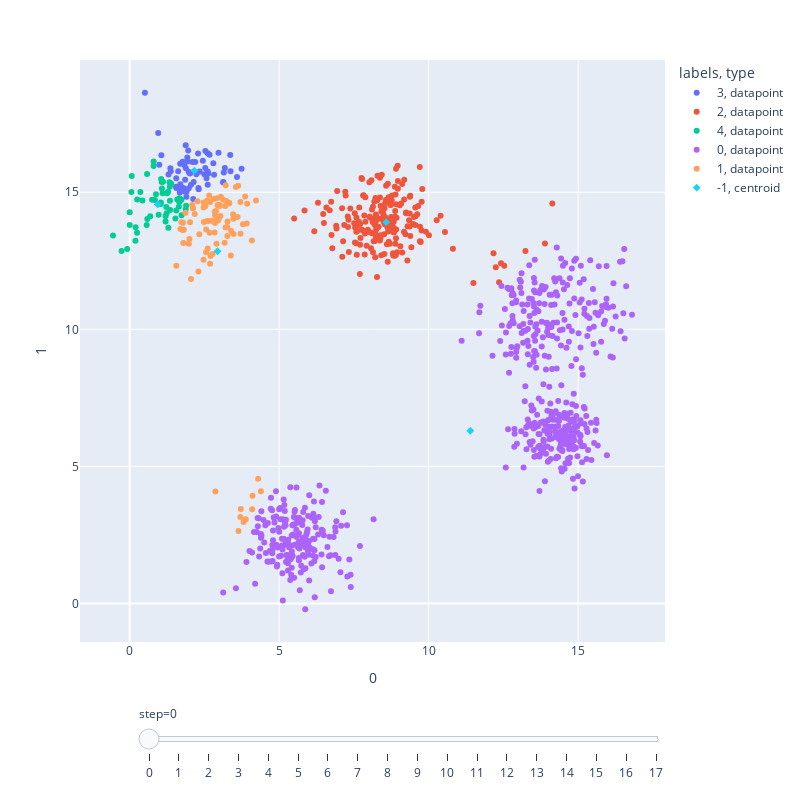

The notebook cell this image was saved under:
### Markdown cell above
## Plot

### Code cell
import plotly.express as px

fig = px.scatter(df, x=0, y=1, animation_frame="step", color="labels", symbol ='type', width=800, height=800)

fig["layout"].pop("updatemenus") # optional, drop animation buttons
fig.show()

### Figure 1 — Plotly figure (JSON) as saved in the notebook; plotly's stock layout.template omitted (floating-point values rounded to 4 significant figures; data arrays with more than 128 entries replaced by an {"elided": "..."} marker saying what was removed)
{"data": [{"hovertemplate": "labels=3<br>type=datapoint<br>step=0<br>0=%{x}<br>1=%{y}<extra></extra>", "legendgroup": "3, datapoint", "marker": {"color": "#636efa", "symbol": "circle"}, "mode": "markers", "name": "3, datapoint", "orientation": "v", "showlegend": true, "type": "scatter", "x": [1.879, 1.688, 1.557, 2.125, 2.626, 2.531, 3.129, 3.362, 1.3, 3.373, 2.611, 1.059, 3.182, 1.374, 0.9892, 2.3, 2.447, 2.971, 2.57, 1.823, 2.021, 2.61, 2.671, 1.903, 1.956, 2.286, 2.797, 1.56, 1.854, 1.361, 2.496, 1.694, 1.927, 1.552, 2.139, 3.129, 3.742, 1.972, 2.051, 1.933, 3.148, 1.739, 2.61, 0.5088, 1.896, 2.308, 2.192, 1.769, 3.589, 2.526, 2.823, 2.339, 2.097, 0.9532, 1.621, 1.873, 1.795, 2.229, 1.976, 1.675, 1.826, 2.013], "xaxis": "x", "y": [15.88, 16.04, 15.51, 14.76, 15.68, 16.51, 15.37, 16.36, 15.65, 15.77, 15.75, 16.35, 15.88, 15.77, 16.0, 15.16, 16.15, 16.44, 15.51, 15.03, 15.7, 15.28, 16.37, 15.03, 16.52, 16.42, 16.06, 15.16, 15.46, 15.88, 15.66, 15.29, 16.27, 15.2, 15.38, 15.36, 15.86, 15.75, 15.28, 16.12, 15.72, 15.1, 16.42, 18.63, 14.83, 15.11, 16.11, 16.11, 15.55, 15.88, 15.64, 15.76, 16.1, 17.17, 15.77, 16.71, 15.15, 15.66, 15.15, 15.0, 16.0, 15.68], "yaxis": "y"}, {"hovertemplate": "labels=2<br>type=datapoint<br>step=0<br>0=%{x}<br>1=%{y}<extra></extra>", "legendgroup": "2, datapoint", "marker": {"color": "#EF553B", "symbol": "circle"}, "mode": "markers", "name": "2, datapoint", "orientation": "v", "showlegend": true, "type": "scatter", "x": {"elided": "211 float values"}, "xaxis": "x", "y": {"elided": "211 float values"}, "yaxis": "y"}, {"hovertemplate": "labels=4<br>type=datapoint<br>step=0<br>0=%{x}<br>1=%{y}<extra></extra>", "legendgroup": "4, datapoint", "marker": {"color": "#00cc96", "symbol": "circle"}, "mode": "markers", "name": "4, datapoint", "orientation": "v", "showlegend": true, "type": "scatter", "x": [1.645, 0.8419, 1.069, -0.5589, 0.7994, 0.8004, 0.06667, 1.235, 0.3574, 1.65, 1.676, 0.1922, 0.9681, 1.036, 1.662, 0.5675, 1.111, 1.872, 1.343, 1.199, 1.042, 1.294, 1.385, 0.581, 0.5899, 0.4264, 1.731, 1.224, 0.2494, 1.887, -0.2722, 1.2, 1.557, -0.001407, 1.345, 0.0005827, 1.735, 1.101, 0.749, 0.05702, 0.2458, 1.281, 1.589, 0.686, 0.8782, -0.0846, 1.252, 1.527, 1.053, 1.329, 0.1993, 1.352, 1.077], "xaxis": "x", "y": [14.48, 14.72, 15.37, 13.42, 15.95, 16.12, 15.6, 14.23, 15.01, 14.66, 14.67, 13.23, 14.18, 14.58, 14.78, 13.81, 15.38, 14.38, 15.2, 14.12, 14.63, 13.7, 15.32, 15.66, 14.03, 14.7, 14.73, 14.46, 14.73, 14.51, 12.85, 13.93, 14.33, 14.27, 14.69, 13.81, 14.16, 14.96, 14.73, 15.01, 13.52, 15.02, 14.73, 14.12, 14.93, 12.93, 14.97, 14.05, 15.49, 15.37, 13.72, 14.35, 15.14], "yaxis": "y"}, {"hovertemplate": "labels=0<br>type=datapoint<br>step=0<br>0=%{x}<br>1=%{y}<extra></extra>", "legendgroup": "0, datapoint", "marker": {"color": "#ab63fa", "symbol": "circle"}, "mode": "markers", "name": "0, datapoint", "orientation": "v", "showlegend": true, "type": "scatter", "x": {"elided": "580 float values"}, "xaxis": "x", "y": {"elided": "580 float values"}, "yaxis": "y"}, {"hovertemplate": "labels=1<br>type=datapoint<br>step=0<br>0=%{x}<br>1=%{y}<extra></extra>", "legendgroup": "1, datapoint", "marker": {"color": "#FFA15A", "symbol": "circle"}, "mode": "markers", "name": "1, datapoint", "orientation": "v", "showlegend": true, "type": "scatter", "x": [2.769, 2.469, 3.39, 3.928, 2.835, 2.51, 1.999, 3.716, 2.689, 2.05, 2.017, 2.81, 3.552, 3.197, 2.111, 3.174, 1.698, 2.471, 2.48, 1.73, 3.809, 3.263, 3.475, 2.839, 3.914, 1.561, 3.706, 3.016, 2.657, 3.471, 3.266, 1.811, 3.033, 1.866, 1.978, 3.003, 2.596, 3.331, 4.296, 1.775, 2.611, 2.947, 3.311, 2.866, 2.585, 2.939, 2.942, 2.611, 3.233, 2.978, 3.382, 2.845, 2.117, 3.639, 2.96, 2.855, 2.532, 3.204, 3.702, 1.78, 4.225, 2.265, 3.326, 1.792, 2.703, 2.328, 2.557, 2.905, 3.048, 3.208, 3.883, 4.089, 3.627, 2.477, 3.609, 2.691, 3.459, 2.087, 2.913, 2.887, 3.703, 2.751, 3.788, 3.861, 4.387, 3.272, 2.552, 2.854, 3.117, 2.675, 2.174, 4.108, 4.095, 2.299], "xaxis": "x", "y": [12.75, 12.54, 13.58, 14.58, 13.92, 14.57, 13.3, 3.444, 12.39, 11.83, 13.91, 14.75, 15.2, 14.5, 14.42, 13.16, 13.66, 14.45, 13.91, 13.91, 2.97, 13.74, 13.48, 13.53, 13.86, 12.32, 13.49, 14.5, 14.88, 14.04, 13.41, 13.64, 14.13, 14.25, 13.12, 14.54, 13.95, 14.6, 4.546, 13.62, 12.95, 13.97, 14.59, 4.081, 14.69, 14.52, 14.01, 13.94, 14.68, 14.03, 12.69, 14.29, 14.41, 2.641, 14.54, 13.88, 14.49, 13.72, 3.157, 13.89, 14.7, 14.67, 14.62, 13.15, 12.67, 13.47, 13.64, 13.12, 14.83, 15.26, 3.07, 13.24, 15.24, 14.62, 14.1, 14.65, 14.2, 14.53, 14.78, 14.32, 14.64, 13.96, 13.83, 14.84, 4.098, 13.94, 12.81, 14.16, 14.74, 13.52, 14.21, 3.927, 3.44, 12.11], "yaxis": "y"}, {"hovertemplate": "labels=-1<br>type=centroid<br>step=0<br>0=%{x}<br>1=%{y}<extra></extra>", "legendgroup": "-1, centroid", "marker": {"color": "#19d3f3", "symbol": "diamond"}, "mode": "markers", "name": "-1, centroid", "orientation": "v", "showlegend": true, "type": "scatter", "x": [11.39, 2.936, 8.579, 2.162, 0.9396], "xaxis": "x", "y": [6.301, 12.85, 13.91, 15.79, 14.56], "yaxis": "y"}], "layout": {"height": 800, "legend": {"title": {"text": "labels, type"}, "tracegroupgap": 0}, "margin": {"t": 60}, "sliders": [{"active": 0, "currentvalue": {"prefix": "step="}, "len": 0.9, "pad": {"b": 10, "t": 60}, "steps": [{"args": [["0"], {"frame": {"duration": 0, "redraw": false}, "fromcurrent": true, "mode": "immediate", "transition": {"duration": 0, "easing": "linear"}}], "label": "0", "method": "animate"}, {"args": [["1"], {"frame": {"duration": 0, "redraw": false}, "fromcurrent": true, "mode": "immediate", "transition": {"duration": 0, "easing": "linear"}}], "label": "1", "method": "animate"}, {"args": [["2"], {"frame": {"duration": 0, "redraw": false}, "fromcurrent": true, "mode": "immediate", "transition": {"duration": 0, "easing": "linear"}}], "label": "2", "method": "animate"}, {"args": [["3"], {"frame": {"duration": 0, "redraw": false}, "fromcurrent": true, "mode": "immediate", "transition": {"duration": 0, "easing": "linear"}}], "label": "3", "method": "animate"}, {"args": [["4"], {"frame": {"duration": 0, "redraw": false}, "fromcurrent": true, "mode": "immediate", "transition": {"duration": 0, "easing": "linear"}}], "label": "4", "method": "animate"}, {"args": [["5"], {"frame": {"duration": 0, "redraw": false}, "fromcurrent": true, "mode": "immediate", "transition": {"duration": 0, "easing": "linear"}}], "label": "5", "method": "animate"}, {"args": [["6"], {"frame": {"duration": 0, "redraw": false}, "fromcurrent": true, "mode": "immediate", "transition": {"duration": 0, "easing": "linear"}}], "label": "6", "method": "animate"}, {"args": [["7"], {"frame": {"duration": 0, "redraw": false}, "fromcurrent": true, "mode": "immediate", "transition": {"duration": 0, "easing": "linear"}}], "label": "7", "method": "animate"}, {"args": [["8"], {"frame": {"duration": 0, "redraw": false}, "fromcurrent": true, "mode": "immediate", "transition": {"duration": 0, "easing": "linear"}}], "label": "8", "method": "animate"}, {"args": [["9"], {"frame": {"duration": 0, "redraw": false}, "fromcurrent": true, "mode": "immediate", "transition": {"duration": 0, "easing": "linear"}}], "label": "9", "method": "animate"}, {"args": [["10"], {"frame": {"duration": 0, "redraw": false}, "fromcurrent": true, "mode": "immediate", "transition": {"duration": 0, "easing": "linear"}}], "label": "10", "method": "animate"}, {"args": [["11"], {"frame": {"duration": 0, "redraw": false}, "fromcurrent": true, "mode": "immediate", "transition": {"duration": 0, "easing": "linear"}}], "label": "11", "method": "animate"}, {"args": [["12"], {"frame": {"duration": 0, "redraw": false}, "fromcurrent": true, "mode": "immediate", "transition": {"duration": 0, "easing": "linear"}}], "label": "12", "method": "animate"}, {"args": [["13"], {"frame": {"duration": 0, "redraw": false}, "fromcurrent": true, "mode": "immediate", "transition": {"duration": 0, "easing": "linear"}}], "label": "13", "method": "animate"}, {"args": [["14"], {"frame": {"duration": 0, "redraw": false}, "fromcurrent": true, "mode": "immediate", "transition": {"duration": 0, "easing": "linear"}}], "label": "14", "method": "animate"}, {"args": [["15"], {"frame": {"duration": 0, "redraw": false}, "fromcurrent": true, "mode": "immediate", "transition": {"duration": 0, "easing": "linear"}}], "label": "15", "method": "animate"}, {"args": [["16"], {"frame": {"duration": 0, "redraw": false}, "fromcurrent": true, "mode": "immediate", "transition": {"duration": 0, "easing": "linear"}}], "label": "16", "method": "animate"}, {"args": [["17"], {"frame": {"duration": 0, "redraw": false}, "fromcurrent": true, "mode": "immediate", "transition": {"duration": 0, "easing": "linear"}}], "label": "17", "method": "animate"}], "x": 0.1, "xanchor": "left", "y": 0, "yanchor": "top"}], "width": 800, "xaxis": {"anchor": "y", "autorange": true, "domain": [0, 1], "range": [-1.665, 17.91], "title": {"text": "0"}, "type": "linear"}, "yaxis": {"anchor": "x", "autorange": true, "domain": [0, 1], "range": [-1.406, 19.83], "title": {"text": "1"}, "type": "linear"}}}
